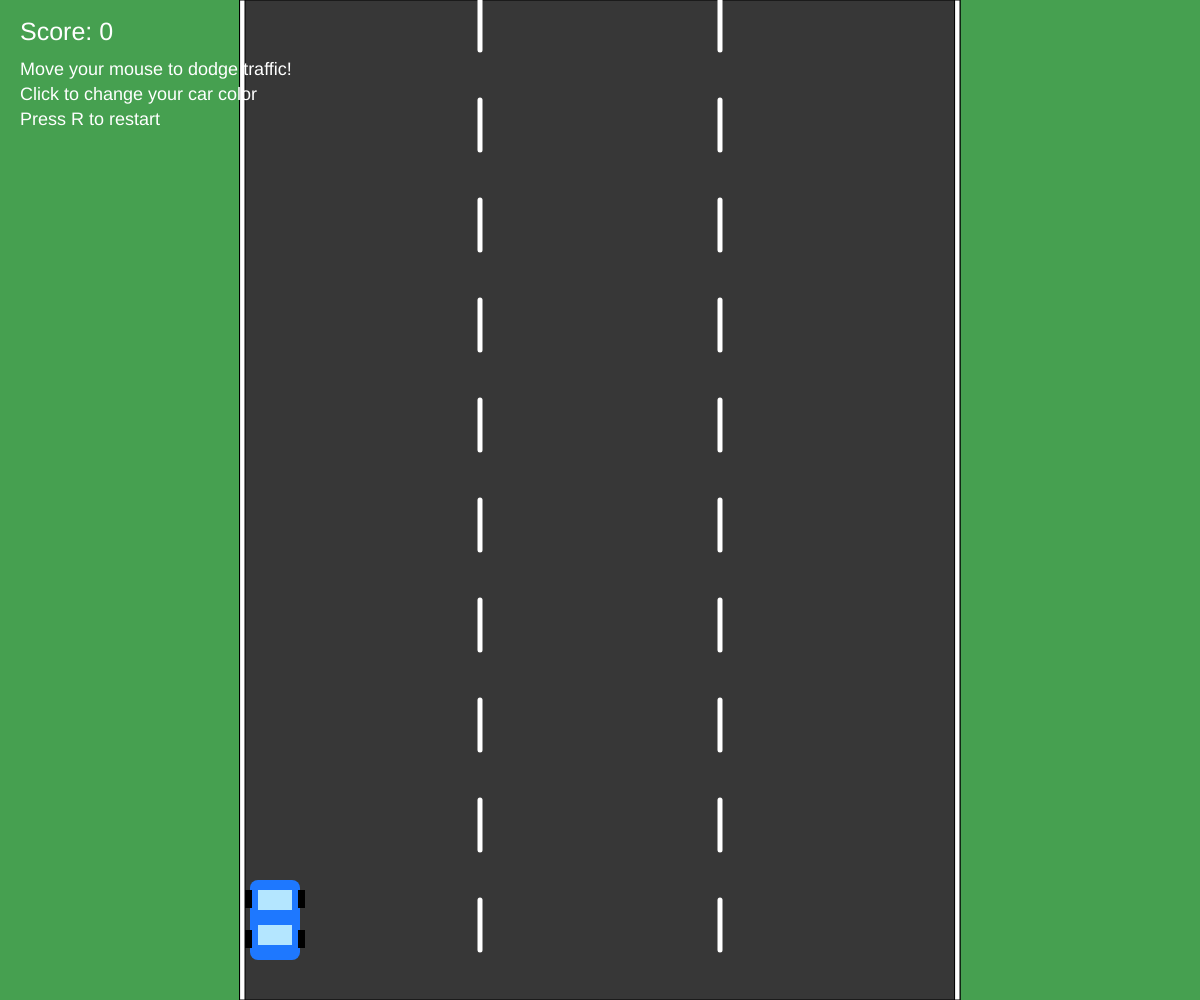
Frame 1 (no input)
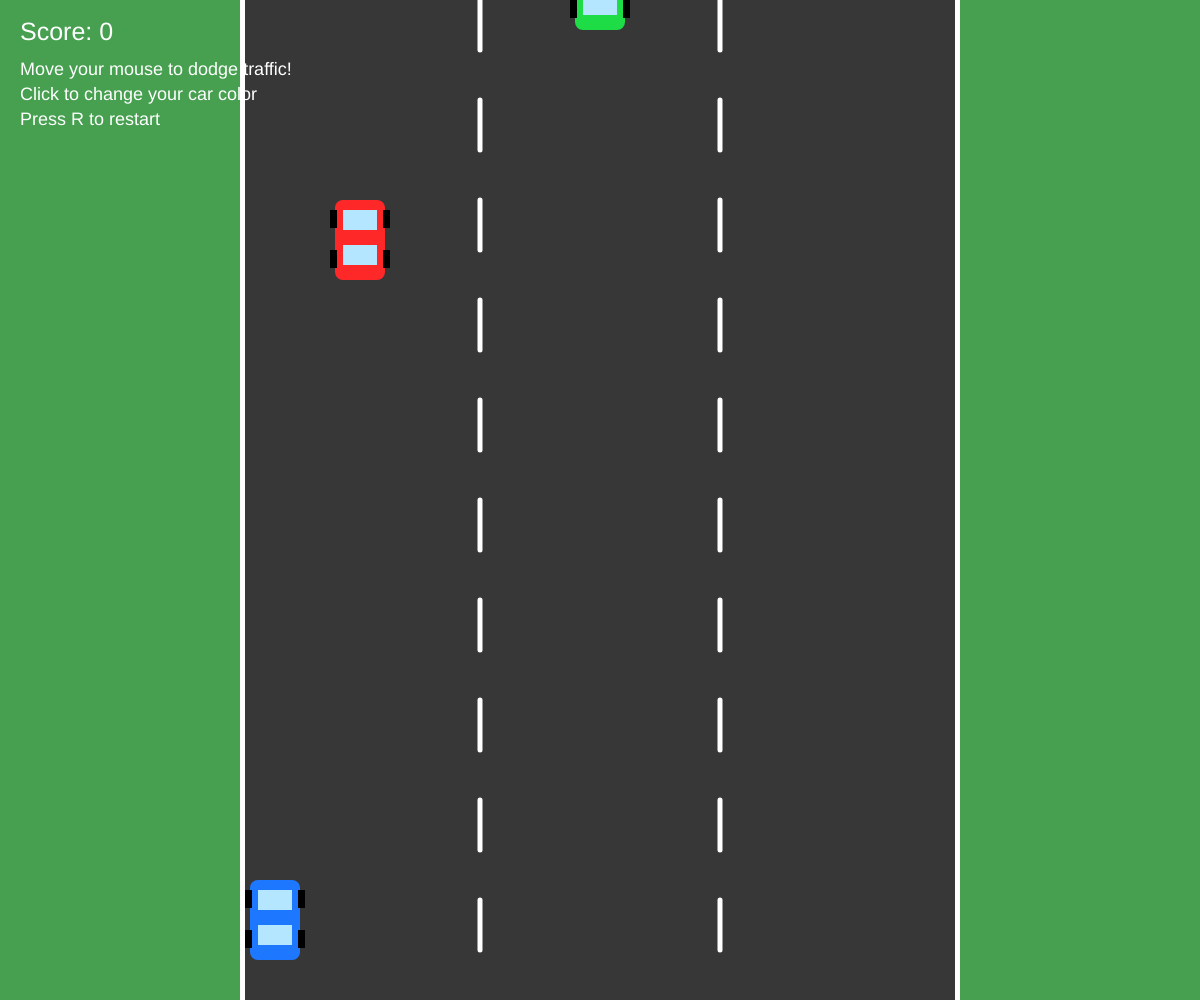
Frame 60 (no input)
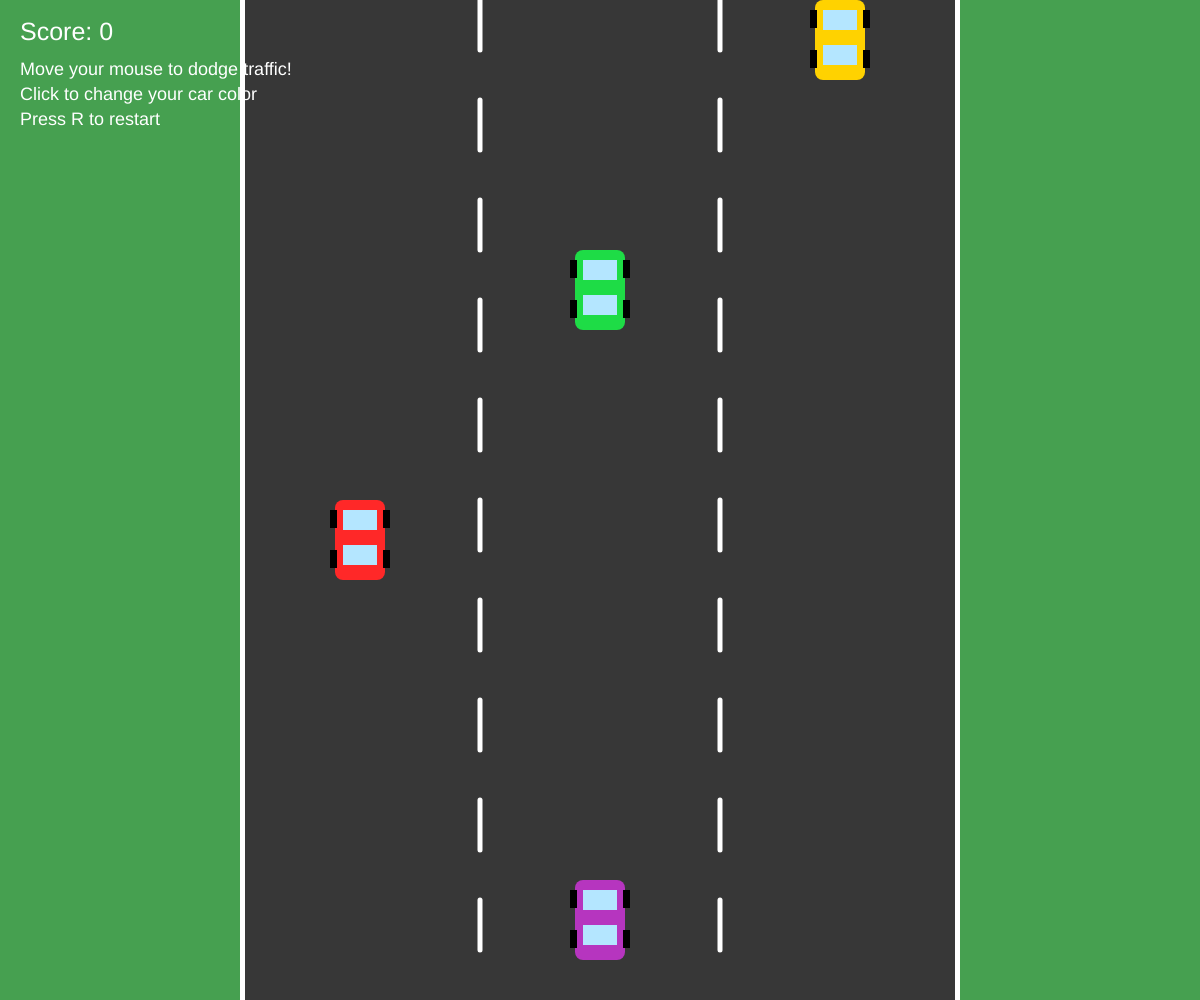
Frame 120 (the mouse pressed at the canvas centre since frame 60)

The p5.js sketch that drew these frames (run headless with seeded random() and noise() and a simulated clock; from frame 60 on, the mouse is pressed at the canvas centre):

// p5.js sketch
// ── sketch.js

/*
Name: Jai G
Title: Traffic Escape

Instructions:
Move the mouse left and right to steer your car.
Avoid the other cars to earn points.
Click to change your car's color.
Press R to restart the game.
*/

// VARIABLES

let playerX;
let enemyY = [-100, -350, -600];
let enemyLane = [0, 1, 2];

let enemySpeed = 5;
let score = 0;
let gameOver = false;

// Player car color
let r = 30;
let g = 120;
let b = 255;


// SETUP https://p5js.org/reference/p5/windowHeight/ https://p5js.org/reference/p5/windowWidth/ 

function setup() {
  createCanvas(windowWidth, windowHeight);
  resetGame();
}


// MAIN DRAW

function draw() {
  background(70, 160, 80);

  // Road
  let roadLeft = width * 0.2;
  let roadRight = width * 0.8;
  let roadWidth = roadRight - roadLeft;
  let laneWidth = roadWidth / 3;

  fill(55);
  rect(roadLeft, 0, roadWidth, height);

  // Road edges
  fill(255);
  rect(roadLeft, 0, 5, height);
  rect(roadRight - 5, 0, 5, height);

  // LOOP 1: Create road markings
  stroke(255);
  strokeWeight(5);

  for (let y = 0; y < height; y += 100) {
    line(roadLeft + laneWidth, y, roadLeft + laneWidth, y + 50);
    line(roadLeft + laneWidth * 2, y, roadLeft + laneWidth * 2, y + 50);
  }

  noStroke();

  // Score
  fill(255);
  textSize(25);
  text("Score: " + score, 20, 40);

  if (gameOver == false) {

    // Player follows the mouse
    playerX = constrain(mouseX - 25, roadLeft + 10, roadRight - 60);

    // Player car
    drawCar(playerX, height - 120, r, g, b);

    // LOOP 2: Create and move enemy cars
    for (let i = 0; i < enemyY.length; i++) {

      let enemyX = roadLeft + laneWidth * enemyLane[i] + laneWidth / 2 - 25;

      enemyY[i] = enemyY[i] + enemySpeed;

      // Enemy cars
      if (i == 0) {
        drawCar(enemyX, enemyY[i], 255, 40, 40);
      } 
      else if (i == 1) {
        drawCar(enemyX, enemyY[i], 30, 220, 70);
      } 
      else {
        drawCar(enemyX, enemyY[i], 255, 210, 0);
      }

      // Check for collision
      if (
        playerX < enemyX + 50 &&
        playerX + 50 > enemyX &&
        height - 120 < enemyY[i] + 80 &&
        height - 40 > enemyY[i]
      ) {
        gameOver = true;
      }

      // Reset enemy cars
      if (enemyY[i] > height) {
        enemyY[i] = -random(200, 600);
        enemyLane[i] = floor(random(3));
        score = score + 1;

        // Make the game faster
        enemySpeed = enemySpeed + 0.2;
      }
    }

    // Instructions
    fill(255);
    textSize(18);
    text("Move your mouse to dodge traffic!", 20, 75);
    text("Click to change your car color", 20, 100);
    text("Press R to restart", 20, 125);

  } else {

    // GAME OVER SCREEN
    fill(255, 50, 50);
    textAlign(CENTER);
    textSize(50);
    text("GAME OVER", width / 2, height / 2);

    fill(255);
    textSize(28);
    text("Your Score: " + score, width / 2, height / 2 + 50);

    textSize(22);
    text("Press R to try again", width / 2, height / 2 + 100);

    textAlign(LEFT);
  }
}


// DRAW CAR

function drawCar(x, y, red, green, blue) {

  // Car body
  fill(red, green, blue);
  noStroke();
  rect(x, y, 50, 80, 8);

  // Windows
  fill(180, 230, 255);
  rect(x + 8, y + 10, 34, 20);
  rect(x + 8, y + 45, 34, 20);

  // Wheels
  fill(0);
  rect(x - 5, y + 10, 7, 18);
  rect(x + 48, y + 10, 7, 18);
  rect(x - 5, y + 50, 7, 18);
  rect(x + 48, y + 50, 7, 18);
}


// CHANGE CAR COLOR

function mousePressed() {
  r = random(255);
  g = random(255);
  b = random(255);
}


// RESTART GAME

function keyPressed() {
  if (key == 'r' || key == 'R') {
    resetGame();
  }
}


// RESET VARIABLES

function resetGame() {
  enemyY = [-100, -350, -600];
  enemyLane = [0, 1, 2];

  enemySpeed = 5;
  score = 0;
  gameOver = false;
}


// RESPONSIVE CANVAS

function windowResized() { https://p5js.org/reference/p5/windowResized/ 
  resizeCanvas(windowWidth, windowHeight);
}
